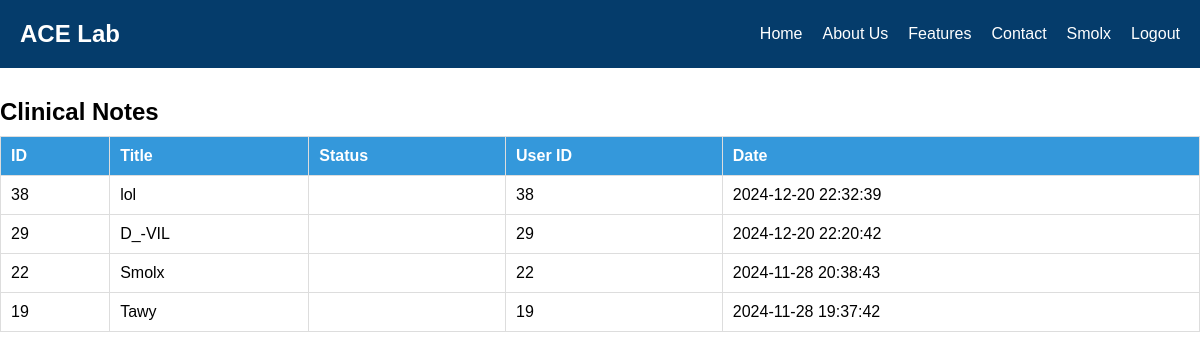
Screenshot of /notes.php (signed in) with the database file from the repository.
### tables this page shows
CREATE TABLE `users` (
  `id` int(11) NOT NULL,
  `username` varchar(255) NOT NULL,
  `email` varchar(255) NOT NULL,
  `pass` varchar(255) NOT NULL,
  `created_at` timestamp NOT NULL DEFAULT current_timestamp() ON UPDATE current_timestamp(),
  `description` text NOT NULL,
  `role` varchar(255) NOT NULL
);

### config/connect_DB.php (called while the page is built, shortened)
<?php
if (!class_exists('Database')) {
class Database {
    private static $instance = null;
    private $conn;
    private function __construct() {
        $host = 'localhost';
        $user = 'hoho';
        $password = '1234';
        $dbname = 'project';
        $this->conn = new mysqli($host, $user, $password, $dbname);
    }
    public static function getInstance() {
        if (self::$instance === null) {
            self::$instance = new self();
        }
        return self::$instance;
    }
    public function getConnection() {
        return $this->conn;
    }
}
}
?>

### notes.php (the view, shortened to what this page needs)
<?php
include('config/connect_DB.php');
class UserManager {
    private $conn;
    public function __construct()
    {
        $this->conn = Database::getInstance()->getConnection();
    }
    public function fetchUsersOrderedByCreatedAt()
    {
        $sql = 'SELECT username, id, created_at, description FROM users ORDER BY created_at DESC';
        $result = mysqli_query($this->conn, $sql);
        $users = mysqli_fetch_all($result, MYSQLI_ASSOC);
        return $users;
    }
}
$userManager = new UserManager();
$userData = $userManager->fetchUsersOrderedByCreatedAt();
?>
<!DOCTYPE html>
<html lang="en">
<head>
    <link rel="stylesheet" href="styles/Admin_Dash.css">
    <link rel="stylesheet" href="https://cdnjs.cloudflare.com/ajax/libs/font-awesome/6.0.0/css/all.min.css">
</head>
<body>
<?php include('templates/header.php'); ?>
    <div class="notes-section">
        <h2>Clinical Notes</h2>
        <table class="notes-table">
            <thead>
                <tr>
                    <th>ID</th>
                    <th>Title</th>
                    <th>Status</th>
                    <th>User ID</th>
                    <th>Date</th>
                </tr>
            </thead>
            <tbody>
            <?php foreach ($userData as $user): ?>
                <tr>
                    <td><?php echo htmlspecialchars($user['id']); ?></td>
                    <td><?php echo htmlspecialchars($user['username']); ?></td>
                    <td><?php echo htmlspecialchars($user['description']); ?></td>
                    <td><?php echo htmlspecialchars($user['id']); ?></td>
                    <td><?php echo htmlspecialchars($user['created_at']); ?></td>
                </tr>
            <?php endforeach; ?>
            </tbody>
        </table>
    </div>
</body>
</html>

### styles/Admin_Dash.css (style rules this page uses)
* { margin: 0; padding: 0; box-sizing: border-box; font-family: Arial, sans-serif; }
.notes-section { margin-top: 30px; }
.notes-table { width: 100%; border-collapse: collapse; margin-top: 10px; }
.notes-table th, .notes-table td { border: 1px solid #ddd; padding: 10px; text-align: left; }
.notes-table th { background-color: #3498DB; color: white; }

### rows the page displays
users: id "38", username "lol", created_at "2024-12-20 22:32:39"
users: id "29", username "D_-VIL", created_at "2024-12-20 22:20:42"
users: id "22", username "Smolx", created_at "2024-11-28 20:38:43"
users: id "19", username "Tawy", created_at "2024-11-28 19:37:42"

### other values shown
$_SESSION['username'] "Smolx"
